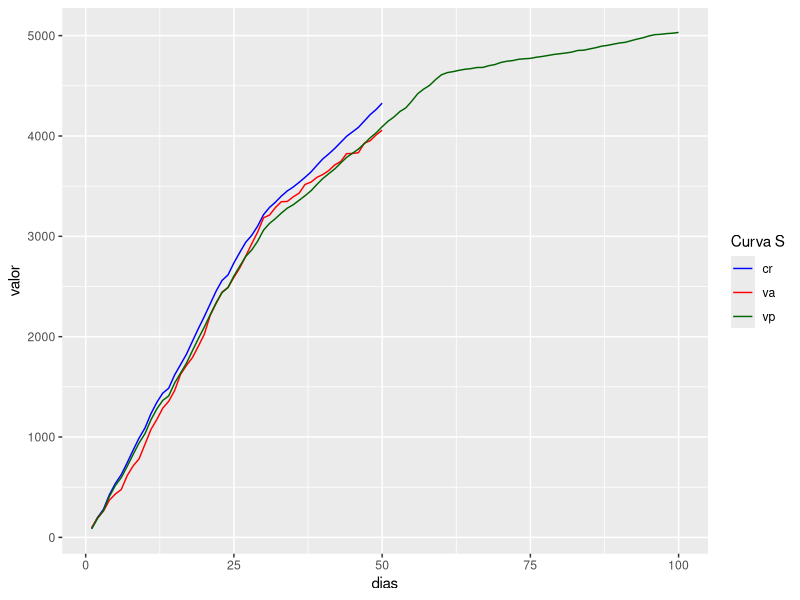

This chart was generated by the following R code: (Note: this script raises an error after producing the figure.)
library("ggplot2")
set.seed(1)
vp1 <- rnorm(30,mean = 100,sd = 25)
vp2 <- rnorm(30,mean = 50,sd = 12)
vp3 <- rnorm(40,mean = 10,sd = 5)
vp <- c(vp1,vp2,vp3)
remove(vp1,vp2,vp3)
cr <- vp[1:50] + rnorm(50,mean = 5,sd = 2)
va <- vp[1:50] + rnorm(50,-3,30)

dias <- seq(1,100,1)
m <- max(c(vp,va,cr))

df <- data.frame(dias = dias, valor = cumsum(vp), class = "vp")
df <- rbind(df,data.frame(dias = 1:50,valor = cumsum(cr), class = "cr"))
df <- rbind(df,data.frame(dias = 1:50,valor = cumsum(va), class = "va"))

ggplot(data = df, aes(x = dias, y = valor, color = class)) + 
        geom_line(data = subset(df, class %in% c("vp", "cr","va")), aes(group = class)) +
        scale_color_manual("Curva S", values = c("vp" = "darkgreen", "cr" = "blue", "va" = "red"))

fit <- lm(vp[1:50]~cr[1:50]+va[1:50])
summary(fit)
plot(predict())
